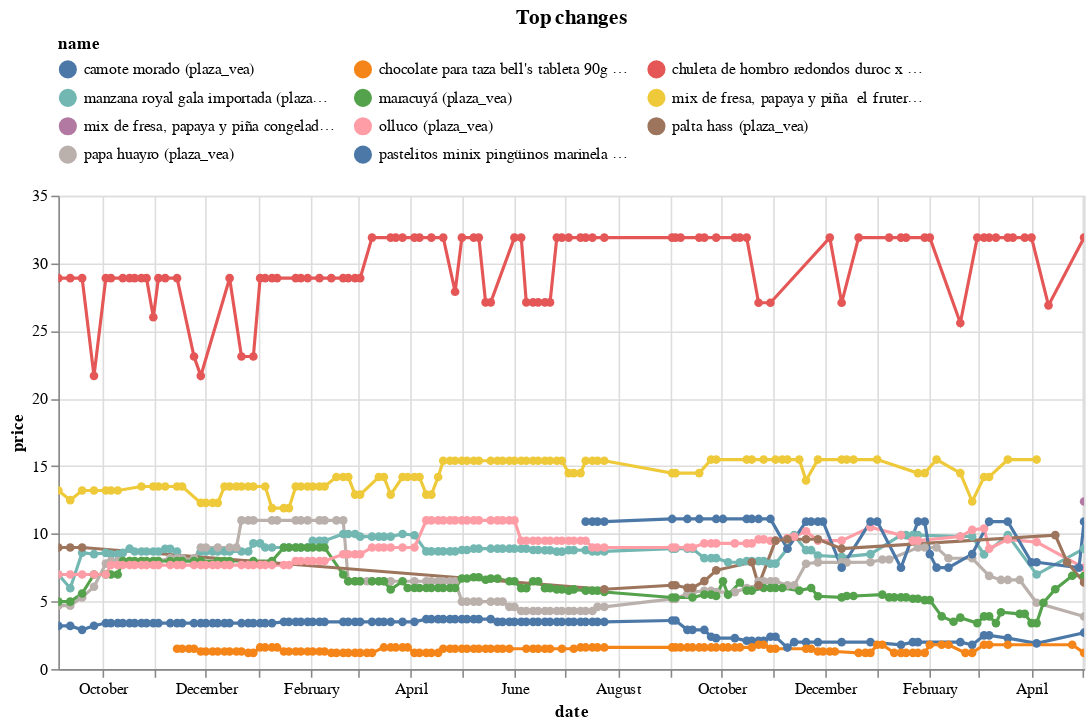

Here is the notebook cell this chart was saved with:
### Code cell
top_changes.head(10).pipe(plot_changes, 'Top changes')

### Figure 1 — Vega-Lite specification as saved in the notebook (floating-point values rounded to 4 significant figures; data arrays with more than 128 entries replaced by an {"elided": "..."} marker saying what was removed)
{"config": {"view": {"continuousWidth": 300, "continuousHeight": 300}, "legend": {"columns": 3, "orient": "top"}}, "data": {"name": "data-bd37ad4601488acdff53a8628192fc32"}, "mark": {"type": "line", "point": true}, "encoding": {"color": {"field": "name", "scale": {"domain": ["camote morado (plaza_vea)", "chocolate para taza bell's tableta 90g (plaza_vea)", "chuleta de hombro redondos duroc x kg (plaza_vea)", "manzana royal gala importada (plaza_vea)", "maracuyá (plaza_vea)", "mix de fresa, papaya y piña  el frutero bolsa 1kg (plaza_vea)", "mix de fresa, papaya y piña congelada el frutero bolsa 1kg (plaza_vea)", "olluco (plaza_vea)", "palta hass (plaza_vea)", "papa huayro (plaza_vea)", "pastelitos minix pingüinos marinela cook & cream bolsa 10un (plaza_vea)"]}, "type": "nominal"}, "tooltip": [{"field": "name", "type": "nominal"}, {"field": "price", "type": "quantitative"}, {"field": "last_price", "type": "quantitative"}], "x": {"field": "date", "type": "temporal"}, "y": {"field": "price", "type": "quantitative"}}, "params": [{"name": "param_1", "select": {"type": "point", "fields": ["name"]}, "bind": "legend"}, {"name": "param_2", "select": {"type": "interval", "encodings": ["x", "y"]}, "bind": "scales"}], "title": "Top changes", "transform": [{"filter": {"param": "param_1"}}], "width": 650, "$schema": "https://vega.github.io/schema/vega-lite/v5.17.0.json", "datasets": {"data-bd37ad4601488acdff53a8628192fc32": {"elided": "912 records"}}}
